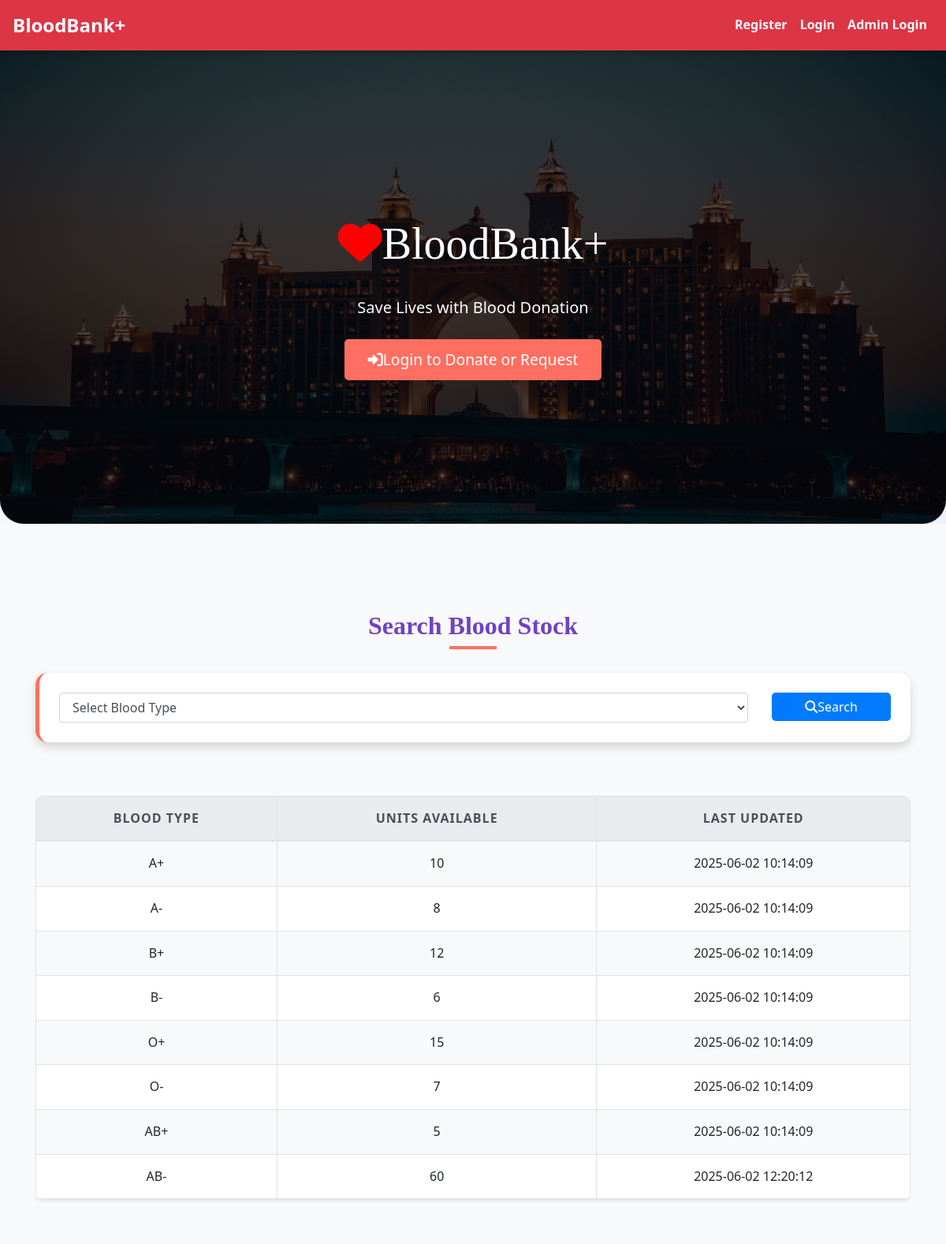
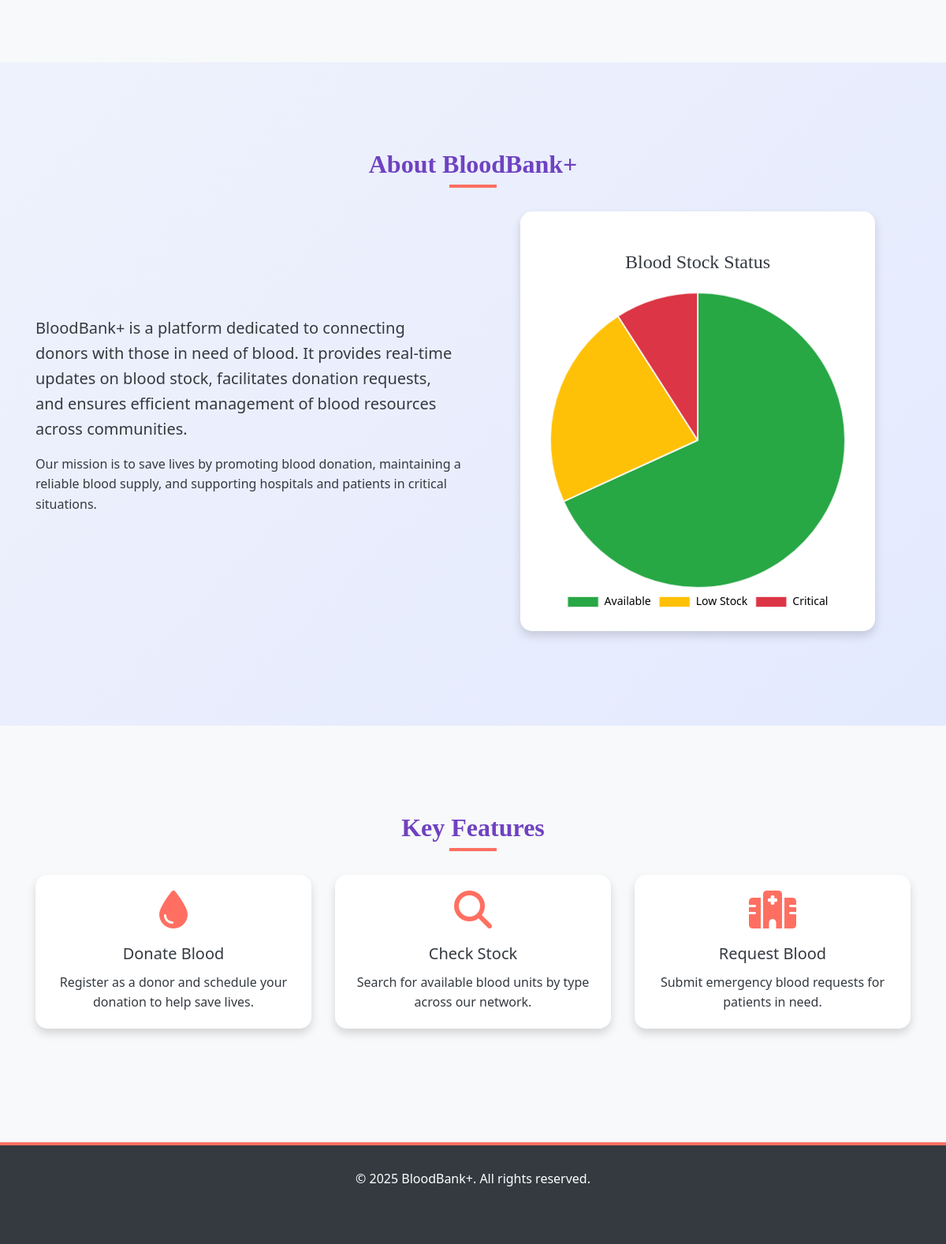
The page / on the database its author committed (2 pictures, top to bottom).
### tables this page shows
CREATE TABLE `blood_stock` (
  `id` int(11) NOT NULL,
  `blood_type` varchar(5) NOT NULL,
  `units_available` int(11) NOT NULL,
  `last_updated` datetime DEFAULT current_timestamp() ON UPDATE current_timestamp()
);

### index.php (the view, shortened to what this page needs)
<?php
include('config.php');
$search_result = [];
if (isset($_GET['stock_search']) && !empty($_GET['stock_search_blood_type'])) {
    $search_type = $_GET['stock_search_blood_type'];
    $sql = "SELECT blood_type, units_available, last_updated FROM blood_stock WHERE blood_type = ?";
    $stmt = mysqli_prepare($conn, $sql);
    mysqli_stmt_bind_param($stmt, "s", $search_type);
    mysqli_stmt_execute($stmt);
    $result = mysqli_stmt_get_result($stmt);
    $search_result = mysqli_fetch_all($result, MYSQLI_ASSOC);
    mysqli_stmt_close($stmt);
} else {
    $sql = "SELECT blood_type, units_available, last_updated FROM blood_stock";
    $result = mysqli_query($conn, $sql);
    $search_result = mysqli_fetch_all($result, MYSQLI_ASSOC);
}
$status_data = [
    'Available' => 150,
    'Low Stock' => 50,
    'Critical' => 20,
];
?>
<!DOCTYPE html>
<html lang="en">
<head>
    <link rel="stylesheet" href="https://maxcdn.bootstrapcdn.com/bootstrap/4.5.2/css/bootstrap.min.css">
    <link rel="stylesheet" href="./css/style.css">
    <link href="https://cdnjs.cloudflare.com/ajax/libs/font-awesome/6.4.0/css/all.min.css" rel="stylesheet">
</head>
<body>
    <?php include('navbar.php'); ?>
    <div class="hero-section">
        <h1 class="display-4  fw-bold"><i class="fas fa-heart heart-icon "></i>BloodBank+</h1>
        <p class="lead mb-4">Save Lives with Blood Donation</p>
        <?php if (!isset($_SESSION['loggedin']) || $_SESSION['loggedin'] !== true): ?>
            <a href="login.php" class="btn btn-primary"><i class="fas fa-sign-in-alt me-2"></i>Login to Donate or Request</a>
        <?php else: ?>
            <a href="dashboard.php" class="btn btn-primary"><i class="fas fa-tachometer-alt me-2"></i>Go to Dashboard</a>
        <?php endif; ?>
    </div>
    <div class="section bg-light">
        <div class="container">
            <h2 class="text-center section-title">Search Blood Stock</h2>
            <form method="get" class="search-form mb-5">
                <div class="row g-3">
                    <div class="col-md-10">
                        <select name="stock_search_blood_type" class="form-control" required>
                            <option value="">Select Blood Type</option>
                        </select>
                    </div>
                    <div class="col-md-2">
                        <button type="submit" name="stock_search" class="btn btn-primary w-100"><i class="fas fa-search me-2"></i>Search</button>
                    </div>
                </div>
            </form>
            <?php if (!empty($search_result)): ?>
                <div class="row">
                    <div class="col-12">
                        <div class="table-responsive">
                            <table class="table table-bordered table-striped">
                                <thead class="thead-light">
                                    <tr>
                                        <th>Blood Type</th>
                                        <th>Units Available</th>
                                        <th>Last Updated</th>
                                    </tr>
                                </thead>
                                <tbody>
                                    <?php foreach ($search_result as $stock): ?>
                                        <tr>
                                            <td><?= htmlspecialchars($stock['blood_type']) ?></td>
                                            <td><?= htmlspecialchars($stock['units_available']) ?></td>
                                            <td><?= htmlspecialchars($stock['last_updated']) ?></td>
                                        </tr>
                                    <?php endforeach; ?>
                                </tbody>
                            </table>
                        </div>
                    </div>
                </div>
            <?php else: ?>
                <div class="alert alert-info text-center">No blood stock available for the selected type.</div>
            <?php endif; ?>
        </div>
    </div>
    <div class="section">
        <div class="container">
            <h2 class="text-center section-title">About BloodBank+</h2>
            <div class="row align-items-center">
                <div class="col-md-6">
                    <p class="lead">BloodBank+ is a platform dedicated to connecting donors with those in need of blood. It provides real-time updates on blood stock, facilitates donation requests, and ensures efficient management of blood resources across communities.</p>
                    <p>Our mission is to save lives by promoting blood donation, maintaining a reliable blood supply, and supporting hospitals and patients in critical situations.</p>
                </div>
                <div class="col-md-6">
                    <div class="chart-container">
                        <h4 class="text-center mb-4">Blood Stock Status</h4>
                        <canvas id="bloodStockChart"></canvas>
                    </div>
                </div>
            </div>
        </div>
    </div>
    <div class="section bg-light">
        <div class="container">
            <h2 class="text-center section-title">Key Features</h2>
            <div class="row text-center">
                <div class="col-md-4 mb-4">
                    <div class="card h-100">
                        <div class="card-body">
                            <i class="fas fa-tint feature-icon"></i>
                            <h5 class="card-title">Donate Blood</h5>
                            <p class="card-text">Register as a donor and schedule your donation to help save lives.</p>
                        </div>
                    </div>
                </div>
                <div class="col-md-4 mb-4">
                    <div class="card h-100">
                        <div class="card-body">
                            <i class="fas fa-search feature-icon"></i>
                            <h5 class="card-title">Check Stock</h5>
                            <p class="card-text">Search for available blood units by type across our network.</p>
                        </div>
                    </div>
                </div>
                <div class="col-md-4 mb-4">
                    <div class="card h-100">
                        <div class="card-body">
                            <i class="fas fa-hospital feature-icon"></i>
                            <h5 class="card-title">Request Blood</h5>
                            <p class="card-text">Submit emergency blood requests for patients in need.</p>
                        </div>
                    </div>
                </div>
            </div>
        </div>
    </div>
    <footer class="text-center">
        <div class="container">
            <p class="mb-0">© 2025 BloodBank+. All rights reserved.</p>
        </div>
    </footer>
    <script>
        // Blood Stock Pie Chart
        const ctx = document.getElementById('bloodStockChart').getContext('2d');
        new Chart(ctx, {
            type: 'pie',
            data: {
                labels: ['Available', 'Low Stock', 'Critical'],
                datasets: [{
                    data: [
                        <?= $status_data['Available'] ?>,
                        <?= $status_data['Low Stock'] ?>,
                        <?= $status_data['Critical'] ?>,
                    ],
                    backgroundColor: [
                        '#28a745', // Success (green)
                        '#ffc107', // Warning (yellow)
                        '#dc3545', // Danger (red)
                    ],
                    borderColor: 'rgba(255,255,255,0.8)',
                    borderWidth: 2
                }]
            },
            options: {
                responsive: true,
                plugins: {
                    legend: {
                        position: 'bottom',
                        labels: {
                            font: { size: 14, family: 'Segoe UI' },
                            color: 'var(--dark)'
                        }
                    },
                    tooltip: {
                        backgroundColor: 'var(--dark)',
                        titleFont: { size: 16 },
                        bodyFont: { size: 14 }
                    }
                }
            }
        });
    </script>
</body>
</html>

### navbar.php (shortened to what this page needs)
<nav class="navbar navbar-expand-lg navbar-dark bg-danger">
    <a class="navbar-brand" href="index.php">BloodBank+</a>
    <div class="collapse navbar-collapse" id="navbarNav">
        <ul class="navbar-nav ml-auto">
            <?php
            if (isset($_SESSION["id"]) && !empty($_SESSION["id"])) {
                echo '<li class="nav-item"><a class="nav-link" href="index.php">Home</a></li>';
                echo '<li class="nav-item"><a class="nav-link" href="logout.php">Logout</a></li>';
            } else {
                echo '<li class="nav-item"><a class="nav-link" href="register.php">Register</a></li>';
                echo '<li class="nav-item"><a class="nav-link" href="login.php">Login</a></li>';
                echo '<li class="nav-item"><a class="nav-link" href="./admin/admin_login.php">Admin Login</a></li>';
            }
            ?>
        </ul>
    </div>
</nav>

### css/style.css (style rules this page uses)
body { background: #f8f9fa; font-family: 'Arial', sans-serif; color: #333; line-height: 1.6; }
h1, h2, h3, h4 { text-align: center; margin-top: 30px; margin-bottom: 30px; font-family: 'Georgia', serif; }
.container { margin-bottom: 40px; }
.table { width: 100%; border-collapse: collapse; margin-top: 20px; font-size: 16px; background-color: #ffffff; border-radius: 8px; overflow: hidden; box-shadow: 0 2px 4px rgba(0, 0, 0, 0.1); }
.table th, .table td { padding: 15px; border: 1px solid #dee2e6; text-align: center; }
.table thead th { background-color: #004d4d; color: white; font-weight: bold; text-transform: uppercase; letter-spacing: 1px; }
.table tbody tr:nth-child(odd) { background-color: #f8f9fa; }
.btn-primary { color: #fff; border: none; border-radius: 5px; cursor: pointer; transition: background-color 0.3s ease; }
a { color: #006666; text-decoration: none; font-weight: bold; }

### index.php (style rules this page uses)
:root { --primary: #007bff; --secondary: #6c757d; --success: #28a745; --info: #17a2b8; --warning: #ffc107; --danger: #dc3545; --light: #f8f9fa; --dark: #343a40; --accent: #ff6f61; --highlight: #6f42c1; }
body { font-family: 'Segoe UI', Tahoma, Geneva, Verdana, sans-serif; background: linear-gradient(135deg, var(--light) 0%, #e0e7ff 100%); color: var(--dark); }
.navbar { background-color: var(--dark); box-shadow: 0 4px 6px rgba(0,0,0,0.2); }
.navbar-brand { color: white !important; font-size: 1.5rem; display: flex; align-items: center; }
.nav-link { color: white !important; }
.hero-section { height: 600px; background: linear-gradient(rgba(0,0,0,0.7), rgba(0,0,0,0.7)), url('./images/hotel.jpg') center/cover no-repeat; color: white; display: flex; flex-direction: column; justify-content: center; align-items: center; text-align: center; border-radius: 0 0 30px 30px; animation: fadeIn 1.5s ease-in-out; }
.hero-section .btn-primary { background-color: var(--accent); border-color: var(--accent); padding: 12px 30px; font-size: 1.2rem; transition: transform 0.3s, background-color 0.3s; }
.card { border: none; border-radius: 15px; box-shadow: 0 6px 12px rgba(0,0,0,0.15); transition: transform 0.3s, box-shadow 0.3s; background-color: white; }
.search-form { background-color: white; padding: 25px; border-radius: 15px; box-shadow: 0 6px 12px rgba(0,0,0,0.15); margin-bottom: 40px; border-left: 5px solid var(--accent); }
.section { padding: 80px 0; }
.section-title { color: var(--highlight); margin-bottom: 40px; font-weight: 700; position: relative; }
.section-title::after { content: ''; width: 60px; height: 4px; background-color: var(--accent); position: absolute; bottom: -10px; left: 50%; transform: translateX(-50%); }
.feature-icon { font-size: 3em; color: var(--accent); margin-bottom: 20px; transition: color 0.3s; }
.chart-container { max-width: 450px; margin: 0 auto; background-color: white; padding: 20px; border-radius: 15px; box-shadow: 0 6px 12px rgba(0,0,0,0.15); }
footer { background-color: var(--dark); color: white; padding: 30px 0; border-top: 4px solid var(--accent); }
.heart-icon { color:red; }

### rows shown on the page
blood_stock: blood_type "A+", units_available "10", last_updated "2025-06-02 10:14:09"
blood_stock: blood_type "A-", units_available "8", last_updated "2025-06-02 10:14:09"
blood_stock: blood_type "B+", units_available "12", last_updated "2025-06-02 10:14:09"
blood_stock: blood_type "B-", units_available "6", last_updated "2025-06-02 10:14:09"
blood_stock: blood_type "O+", units_available "15", last_updated "2025-06-02 10:14:09"
blood_stock: blood_type "O-", units_available "7", last_updated "2025-06-02 10:14:09"
blood_stock: blood_type "AB+", units_available "5", last_updated "2025-06-02 10:14:09"
blood_stock: blood_type "AB-", units_available "60", last_updated "2025-06-02 12:20:12"

### other values the page prints
chart data {{ $status_data['Available'] }} 150
chart data {{ $status_data['Low Stock'] }} 50
chart data {{ $status_data['Critical'] }} 20
